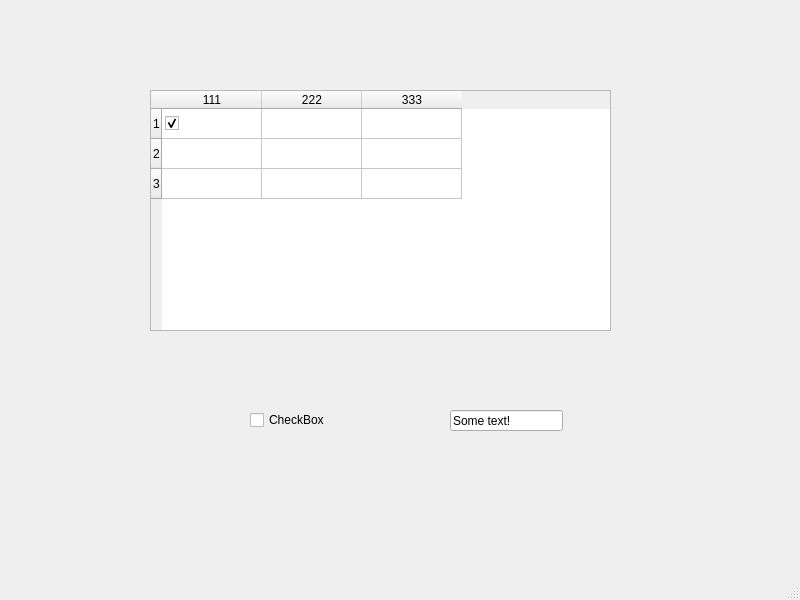
<?xml version="1.0" encoding="UTF-8"?>
<ui version="4.0">
 <class>MainWindow</class>
 <widget class="QMainWindow" name="MainWindow">
  <property name="geometry">
   <rect>
    <x>0</x>
    <y>0</y>
    <width>800</width>
    <height>600</height>
   </rect>
  </property>
  <property name="windowTitle">
   <string>MainWindow</string>
  </property>
  <widget class="QWidget" name="centralwidget">
   <widget class="QTableWidget" name="tableWidget">
    <property name="geometry">
     <rect>
      <x>150</x>
      <y>90</y>
      <width>461</width>
      <height>241</height>
     </rect>
    </property>
    <row>
     <property name="text">
      <string>1</string>
     </property>
    </row>
    <row>
     <property name="text">
      <string>2</string>
     </property>
    </row>
    <row>
     <property name="text">
      <string>3</string>
     </property>
    </row>
    <column>
     <property name="text">
      <string>111</string>
     </property>
    </column>
    <column>
     <property name="text">
      <string>222</string>
     </property>
    </column>
    <column>
     <property name="text">
      <string>333</string>
     </property>
    </column>
    <item row="0" column="0">
     <property name="checkState">
      <enum>Checked</enum>
     </property>
    </item>
   </widget>
   <widget class="QCheckBox" name="checkBox">
    <property name="geometry">
     <rect>
      <x>250</x>
      <y>410</y>
      <width>87</width>
      <height>20</height>
     </rect>
    </property>
    <property name="text">
     <string>CheckBox</string>
    </property>
   </widget>
   <widget class="QLineEdit" name="lineEdit">
    <property name="geometry">
     <rect>
      <x>450</x>
      <y>410</y>
      <width>113</width>
      <height>21</height>
     </rect>
    </property>
    <property name="text">
     <string>Some text!</string>
    </property>
   </widget>
  </widget>
  <widget class="QMenuBar" name="menubar">
   <property name="geometry">
    <rect>
     <x>0</x>
     <y>0</y>
     <width>800</width>
     <height>22</height>
    </rect>
   </property>
  </widget>
  <widget class="QStatusBar" name="statusbar"/>
 </widget>
 <resources/>
 <connections>
  <connection>
   <sender>checkBox</sender>
   <signal>stateChanged(int)</signal>
   <receiver>lineEdit</receiver>
   <slot>clear()</slot>
   <hints>
    <hint type="sourcelabel">
     <x>293</x>
     <y>441</y>
    </hint>
    <hint type="destinationlabel">
     <x>506</x>
     <y>442</y>
    </hint>
   </hints>
  </connection>
 </connections>
</ui>
